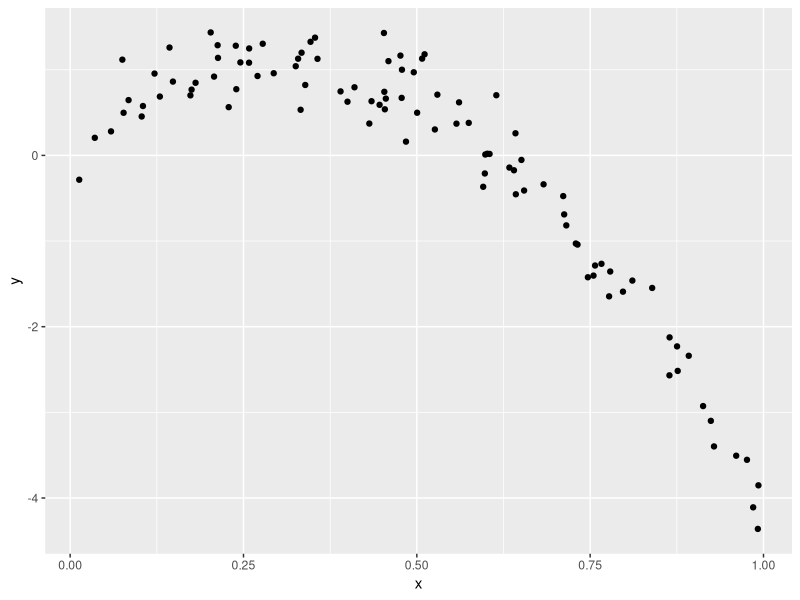
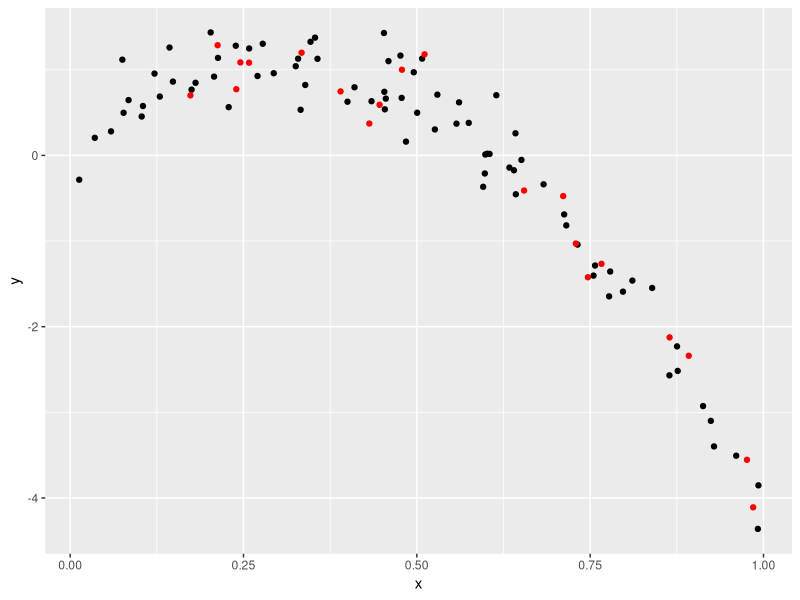
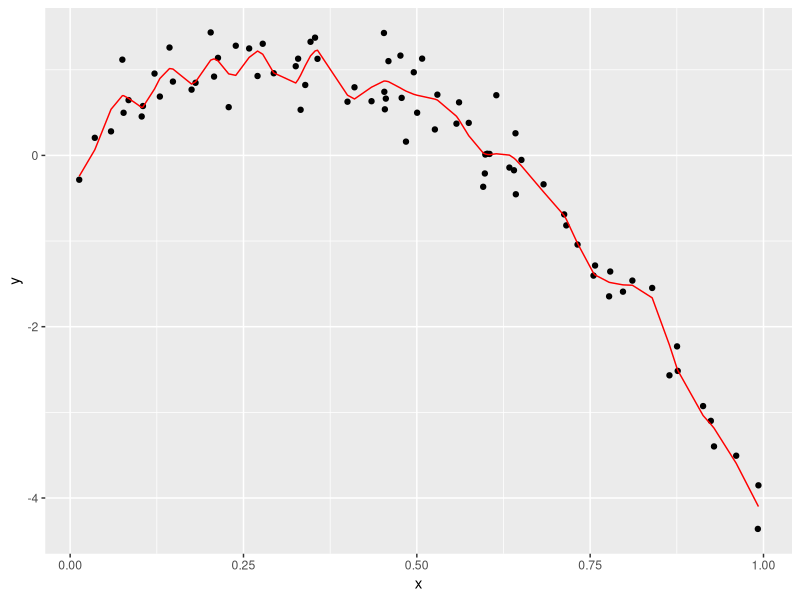

R code for these plots, in order:
## ---- chunk 1
knitr::opts_chunk$set(echo = TRUE)

library(tidyverse)
library(modelr)
library(mgcv)

set.seed(1)
## ---- chunk 2
sample = rnorm(30, mean = 0)

test_results = t.test(sample)

test_results %>% 
  broom::tidy()

# now need to wrap this function up where can change the mean 

sim_t_test = function(true_mean){
 
   test_results = t.test(sample)
  
  test_results %>% 
  broom::tidy()

}

# then come back to the expand grid part of class notes, iterate across collection of true mean values 
# make sure to keep track of estimate and p value 

## ---- chunk 3
nonlin_df = 
  tibble(
    id = 1:100,
    x = runif(100, 0, 1),
    y = 1 - 10 * (x - .3) ^ 2 + rnorm(100, 0, .3)
  )

nonlin_df %>% 
  ggplot(aes(x = x, y = y)) + 
  geom_point()
## ---- chunk 4
train_df = sample_n(nonlin_df, 80)

test_df = anti_join(nonlin_df, train_df, by = "id")
## ---- chunk 5
train_df %>% 
ggplot(aes(x = x, y = y)) + 
  geom_point() +
  geom_point(data = test_df, color = "red")
  
## ---- chunk 6
linear_mod = lm(y ~ x, data = train_df)
smooth_mod = mgcv::gam(y ~ s(x), data = train_df)
wiggly_mod = mgcv::gam(y ~ s(x, k = 30), sp = 10e-6, data = train_df)
## ---- chunk 7
train_df %>% 
  add_predictions(wiggly_mod) %>% 
  ggplot(aes(x = x, y = y)) +
  geom_point() +
  geom_line(aes(y = pred), color = "red")
## ---- chunk 8
rmse(linear_mod, test_df)
rmse(smooth_mod, test_df)
rmse(wiggly_mod, test_df)
## ---- chunk 9
cv_df = 
  crossv_mc(nonlin_df, 100)

cv_df %>% pull(train) %>% .[[1]] %>% as_tibble
## ---- chunk 10
cv_df = 
  crossv_mc(nonlin_df, 100) %>% 
  mutate(
    train = map(train, as_tibble),
    test = map(test, as_tibble)
  ) 
## ---- chunk 11
cv_df = 
  crossv_mc(nonlin_df, 100) %>% 
  mutate(
    train = map(train, as_tibble),
    test = map(test, as_tibble)
  ) %>% 
  mutate(
    linear_fits = map(.x = train, ~lm(y ~ x, data = .x))
  )
